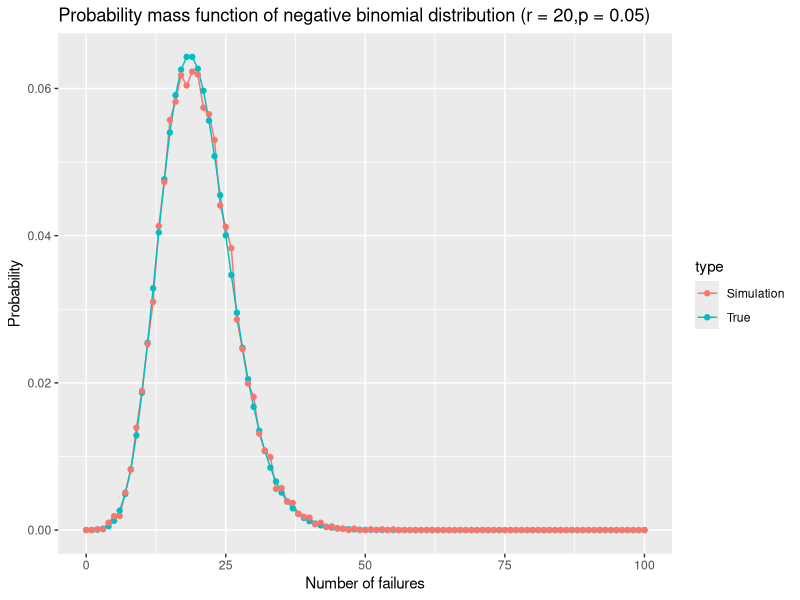

Write the R code that produced this figure.
### Q3(b)
set.seed(42)
r = 20
p = 0.5
x_lower_bound = 0
x_higher_bound = 100

M<-matrix(nrow= x_higher_bound - x_lower_bound + 1, ncol=3)

x_dnbinom <- seq(x_lower_bound, x_higher_bound, by = 1)
M[,1]<-x_dnbinom
### true probabilities
y_dnbinom <- dnbinom(x_dnbinom, size = r, prob = p)  # Apply dnbinom function
M[,2]<-y_dnbinom
### simulated frequencies
sim <- rnbinom(n = 10000, size = r, prob = p)

for (i in 1:length(x_dnbinom)){
  M[i,3] <- mean(sim == x_dnbinom[i])
}

df <- as.data.frame(M)
colnames(df)<-c("Number of failures", "True", "Simulation")
library('ggplot2')
library('tidyverse')

df = df %>% 
  gather("type","value",2:3)

df %>%
  ggplot( aes(x=df$`Number of failures`, y=value, color = type)) +
  geom_line() +
  geom_point()+ 
  labs(title = 'Probability mass function of negative binomial distribution (r = 20,p = 0.05)',y = "Probability", x = "Number of failures")

### Q3(d)
# Y is the number of lives lost by an cat in 104 weeks, Y follows a binomial distribution (104,0.05)
# Sum it up from y = 0 to 8
p = 0
for (i in 0:8){
  p = p + dbinom(i, size=104, prob=0.05) 
  print(i)
}
print(p)

